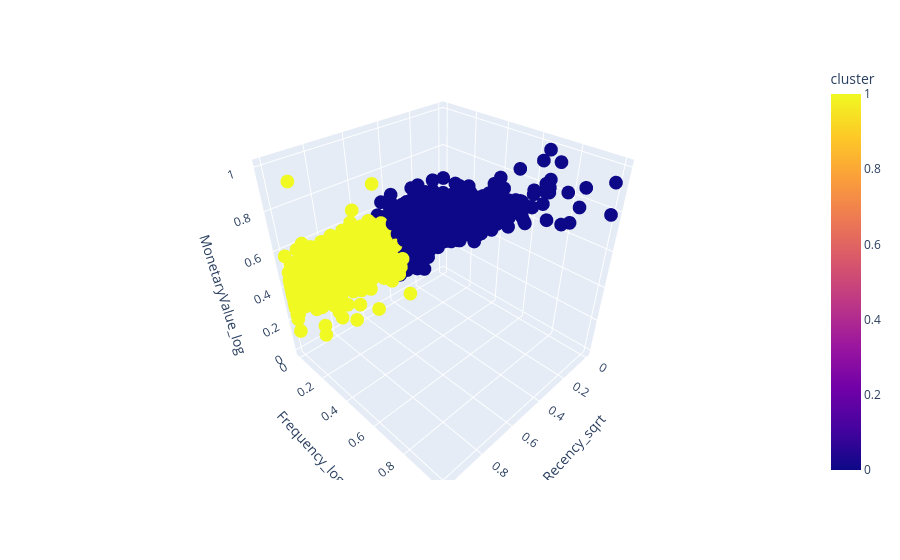

The notebook cell saved with this chart:
### Code cell
model =  KMeans(n_clusters=2, random_state=42).fit(train_X)
train_X['cluster'] = model.predict(train_X)
fig = px.scatter_3d(train_X, x=list_input[0], y=list_input[1], z=list_input[2],
              color='cluster')
fig.show()

### Figure 1 — Plotly figure (JSON) as saved in the notebook; plotly's stock layout.template omitted (floating-point values rounded to 4 significant figures; data arrays with more than 128 entries replaced by an {"elided": "..."} marker saying what was removed)
{"data": [{"hovertemplate": "Recency_sqrt=%{x}<br>Frequency_log=%{y}<br>MonetaryValue_log=%{z}<br>cluster=%{marker.color}<extra></extra>", "legendgroup": "", "marker": {"color": {"elided": "2892 int values"}, "coloraxis": "coloraxis", "symbol": "circle"}, "mode": "markers", "name": "", "scene": "scene", "showlegend": false, "type": "scatter3d", "x": {"elided": "2892 float values"}, "y": {"elided": "2892 float values"}, "z": {"elided": "2892 float values"}}], "layout": {"coloraxis": {"colorbar": {"title": {"text": "cluster"}}, "colorscale": [[0, "#0d0887"], [0.1111, "#46039f"], [0.2222, "#7201a8"], [0.3333, "#9c179e"], [0.4444, "#bd3786"], [0.5556, "#d8576b"], [0.6667, "#ed7953"], [0.7778, "#fb9f3a"], [0.8889, "#fdca26"], [1, "#f0f921"]]}, "legend": {"tracegroupgap": 0}, "margin": {"t": 60}, "scene": {"domain": {"x": [0, 1], "y": [0, 1]}, "xaxis": {"title": {"text": "Recency_sqrt"}}, "yaxis": {"title": {"text": "Frequency_log"}}, "zaxis": {"title": {"text": "MonetaryValue_log"}}}}}
